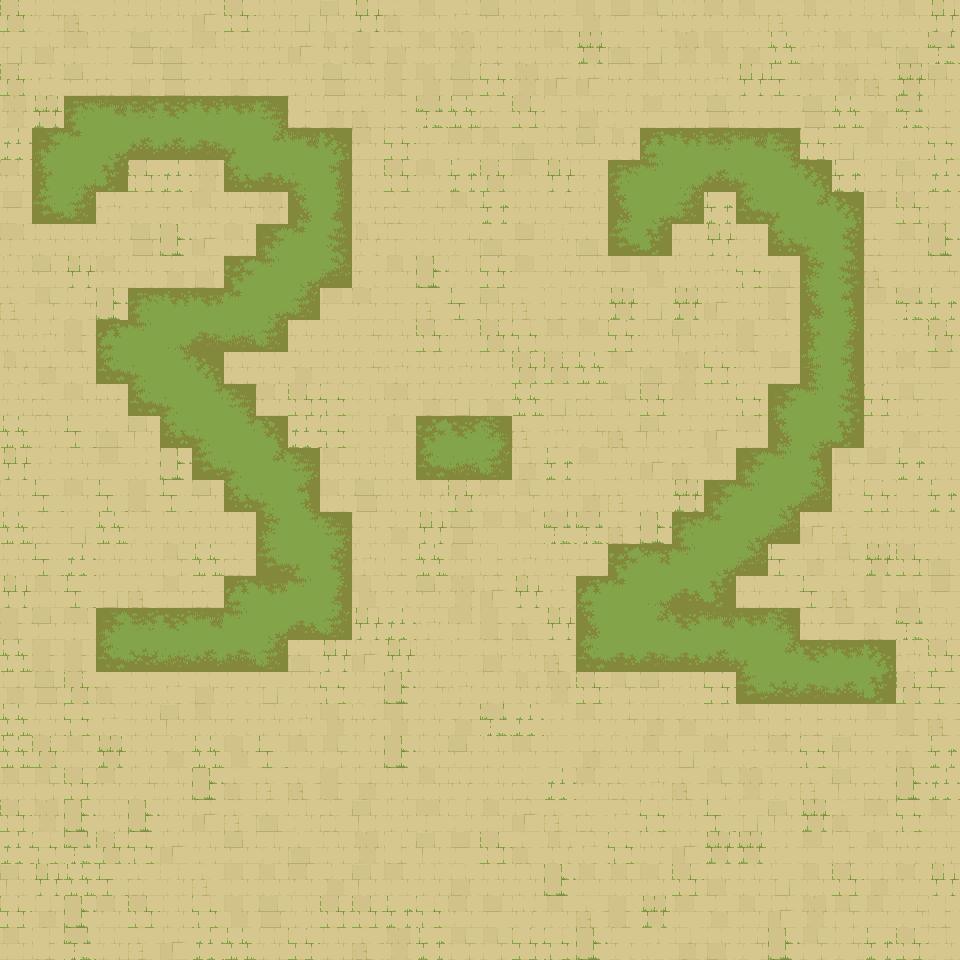

A 2D game scene composited from a Tiled map and its tileset images. What follows is a short description and the map's XML, with each tile layer's data collapsed to a summary:
An orthogonal 30x30 tile map with 32x32 px tiles, 4 tile layers (ground, water, walls-1-2-3-4, walls-5-6-7-8), 18 tilesets and 810 objects (810x water).

<map version="1.10" tiledversion="1.10.1" orientation="orthogonal" renderorder="right-down" width="30" height="30" tilewidth="32" tileheight="32" infinite="0" nextlayerid="17" nextobjectid="862">
 <properties>
  <property name="AutomappingRadius" type="int" value="4" />
 </properties>
 <tileset firstgid="1" source="Terrain - Ancient Ruins.tsx" />
 <tileset firstgid="2210" source="Ancient Ruins-Tileset - wall 1.tsx" />
 <tileset firstgid="2450" source="Ancient Ruins-Tileset - wall 3.tsx" />
 <tileset firstgid="2690" source="Ancient Ruins-Tileset - wall 4.tsx" />
 <tileset firstgid="2930" source="Ancient Ruins-Tileset - wall 5.tsx" />
 <tileset firstgid="3170" source="Ancient Ruins-Tileset - wall 6.tsx" />
 <tileset firstgid="3410" source="Ancient Ruins-Tileset - wall 7.tsx" />
 <tileset firstgid="3650" source="Ancient Ruins-Tileset - wall 8.tsx" />
 <tileset firstgid="3890" source="Ancient Ruins-Animated Terrains-16 frames.tsx" />
 <tileset firstgid="6230" source="Ancient Ruins-Animated Terrains-16 frames-with transparency.tsx" />
 <tileset firstgid="8570" source="Ancient Ruins-Animated Terrains-8 frames.tsx" />
 <tileset firstgid="9527" source="Ancient Ruins-Animated Terrains-8 frames-with transparency.tsx" />
 <tileset firstgid="10484" source="Ancient Ruins-Animated Terrains2-16 frames.tsx" />
 <tileset firstgid="12824" source="Ancient Ruins-Animated Terrains2-8 frames.tsx" />
 <tileset firstgid="13781" source="Ancient Ruins-Animated Terrains2-8 frames-with transparency.tsx" />
 <tileset firstgid="14738" source="Ancient Ruins-Animated Terrains2-16 frames-with transparency.tsx" />
 <tileset firstgid="17078" source="Ancient Ruins-Tileset-Terrain2.tsx" />
 <tileset firstgid="21108" source="Ancient Ruins-Tileset - wall 2.tsx" />
 <layer id="13" name="ground" width="30" height="30">
  <data>[900 cells, 900 non-empty, 98 distinct tile ids]</data>
 </layer>
 <layer id="15" name="water" width="30" height="30">
  <data>[900 cells, 0 non-empty, 0 distinct tile ids]</data>
 </layer>
 <layer id="1" name="walls-1-2-3-4" width="30" height="30">
  <data>[900 cells, 0 non-empty, 0 distinct tile ids]</data>
 </layer>
 <layer id="6" name="walls-5-6-7-8" width="30" height="30">
  <data>[900 cells, 0 non-empty, 0 distinct tile ids]</data>
 </layer>
 <objectgroup id="16" name="objects">
  <object id="52" name="water" x="0" y="0" width="32" height="32" />
  <object id="53" name="water" x="32" y="0" width="32" height="32" />
  <object id="54" name="water" x="0" y="32" width="32" height="32" />
  <object id="55" name="water" x="32" y="32" width="32" height="32" />
  <object id="56" name="water" x="64" y="0" width="32" height="32" />
  <object id="57" name="water" x="64" y="32" width="32" height="32" />
  <object id="58" name="water" x="0" y="64" width="32" height="32" />
  <object id="59" name="water" x="32" y="64" width="32" height="32" />
  <object id="60" name="water" x="64" y="64" width="32" height="32" />
  <object id="61" name="water" x="96" y="0" width="32" height="32" />
  <object id="62" name="water" x="96" y="32" width="32" height="32" />
  <object id="63" name="water" x="96" y="64" width="32" height="32" />
  <object id="64" name="water" x="128" y="0" width="32" height="32" />
  <object id="65" name="water" x="128" y="32" width="32" height="32" />
  <object id="66" name="water" x="128" y="64" width="32" height="32" />
  <object id="67" name="water" x="160" y="0" width="32" height="32" />
  <object id="68" name="water" x="192" y="0" width="32" height="32" />
  <object id="69" name="water" x="160" y="32" width="32" height="32" />
  <object id="70" name="water" x="192" y="32" width="32" height="32" />
  <object id="71" name="water" x="224" y="0" width="32" height="32" />
  <object id="72" name="water" x="224" y="32" width="32" height="32" />
  <object id="73" name="water" x="160" y="64" width="32" height="32" />
  <object id="74" name="water" x="192" y="64" width="32" height="32" />
  <object id="75" name="water" x="224" y="64" width="32" height="32" />
  <object id="76" name="water" x="256" y="0" width="32" height="32" />
  <object id="77" name="water" x="256" y="32" width="32" height="32" />
  <object id="78" name="water" x="256" y="64" width="32" height="32" />
  <object id="79" name="water" x="288" y="0" width="32" height="32" />
  <object id="80" name="water" x="288" y="32" width="32" height="32" />
  <object id="81" name="water" x="288" y="64" width="32" height="32" />
  <object id="82" name="water" x="0" y="96" width="32" height="32" />
  <object id="83" name="water" x="32" y="96" width="32" height="32" />
  <object id="84" name="water" x="0" y="128" width="32" height="32" />
  <object id="85" name="water" x="32" y="128" width="32" height="32" />
  <object id="86" name="water" x="64" y="96" width="32" height="32" />
  <object id="87" name="water" x="64" y="128" width="32" height="32" />
  <object id="88" name="water" x="0" y="160" width="32" height="32" />
  <object id="89" name="water" x="32" y="160" width="32" height="32" />
  <object id="90" name="water" x="64" y="160" width="32" height="32" />
  <object id="91" name="water" x="96" y="96" width="32" height="32" />
  <object id="92" name="water" x="96" y="128" width="32" height="32" />
  <object id="93" name="water" x="96" y="160" width="32" height="32" />
  <object id="94" name="water" x="128" y="96" width="32" height="32" />
  <object id="95" name="water" x="128" y="128" width="32" height="32" />
  <object id="96" name="water" x="128" y="160" width="32" height="32" />
  <object id="97" name="water" x="160" y="96" width="32" height="32" />
  <object id="98" name="water" x="192" y="96" width="32" height="32" />
  <object id="99" name="water" x="160" y="128" width="32" height="32" />
  <object id="100" name="water" x="192" y="128" width="32" height="32" />
  <object id="101" name="water" x="224" y="96" width="32" height="32" />
  <object id="102" name="water" x="224" y="128" width="32" height="32" />
  <object id="103" name="water" x="160" y="160" width="32" height="32" />
  <object id="104" name="water" x="192" y="160" width="32" height="32" />
  <object id="105" name="water" x="224" y="160" width="32" height="32" />
  <object id="106" name="water" x="256" y="96" width="32" height="32" />
  <object id="107" name="water" x="256" y="128" width="32" height="32" />
  <object id="108" name="water" x="256" y="160" width="32" height="32" />
  <object id="109" name="water" x="288" y="96" width="32" height="32" />
  <object id="110" name="water" x="288" y="128" width="32" height="32" />
  <object id="111" name="water" x="288" y="160" width="32" height="32" />
  <object id="112" name="water" x="0" y="192" width="32" height="32" />
  <object id="113" name="water" x="32" y="192" width="32" height="32" />
  <object id="114" name="water" x="0" y="224" width="32" height="32" />
  <object id="115" name="water" x="32" y="224" width="32" height="32" />
  <object id="116" name="water" x="64" y="192" width="32" height="32" />
  <object id="117" name="water" x="64" y="224" width="32" height="32" />
  <object id="118" name="water" x="0" y="256" width="32" height="32" />
  <object id="119" name="water" x="32" y="256" width="32" height="32" />
  <object id="120" name="water" x="64" y="256" width="32" height="32" />
  <object id="121" name="water" x="96" y="192" width="32" height="32" />
  </objectgroup>
</map>
<!-- 740 of 810 objects omitted -->
